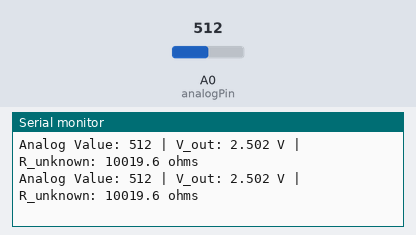
The sketch below on a simulated Arduino Uno, built with avr-gcc and run on an emulated ATmega328P. Shown: the last lines printed to the serial monitor. The inputs (shaded band) are chosen by the test bench; at power-on: A0 (analogPin) = 512.

Above: at 1.8 s.
1.9 s: A0 (analogPin) set to 1007
At 2.8 s:
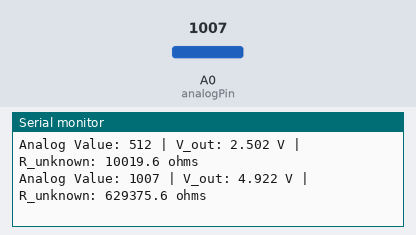
3.4 s: A0 (analogPin) set to 1023
At 4.8 s:
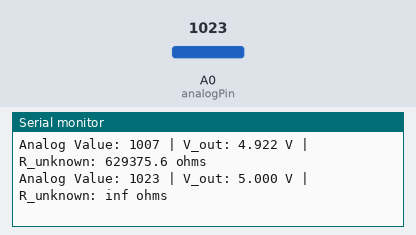

The sketch:

Resistance-Meter.ino
```cpp
const int analogPin = A0;   // Analog pin connected to the voltage divider
const float V_in = 5.0;     // Arduino's 5V supply voltage
const float R_reference = 10000.0; // Reference resistor value in ohms (10k ohm)

void setup() {
  Serial.begin(9600);
}

void loop() {
  int analogValue = analogRead(analogPin);  // Read the analog pin value (0-1023)
  float V_out = (analogValue / 1023.0) * V_in; // Convert to voltage
  float R_unknown = R_reference * (V_out / (V_in - V_out)); // Calculate unknown resistor

  Serial.print("Analog Value: ");
  Serial.print(analogValue);
  Serial.print(" | V_out: ");
  Serial.print(V_out, 3);
  Serial.print(" V | R_unknown: ");
  Serial.print(R_unknown, 1);
  Serial.println(" ohms");

  delay(1000); // Wait 1 second before next reading
}
```

Measured:
- the behaviour switches between 1022 and 1023 on A0 (analogPin) (found by bisection; images 1 and 2)
- after the input at 1.9 s, the serial monitor: prints a new line after 0.10 s (image 1)
- after the input at 3.4 s, the serial monitor: prints a new line after 0.61 s (image 2)
